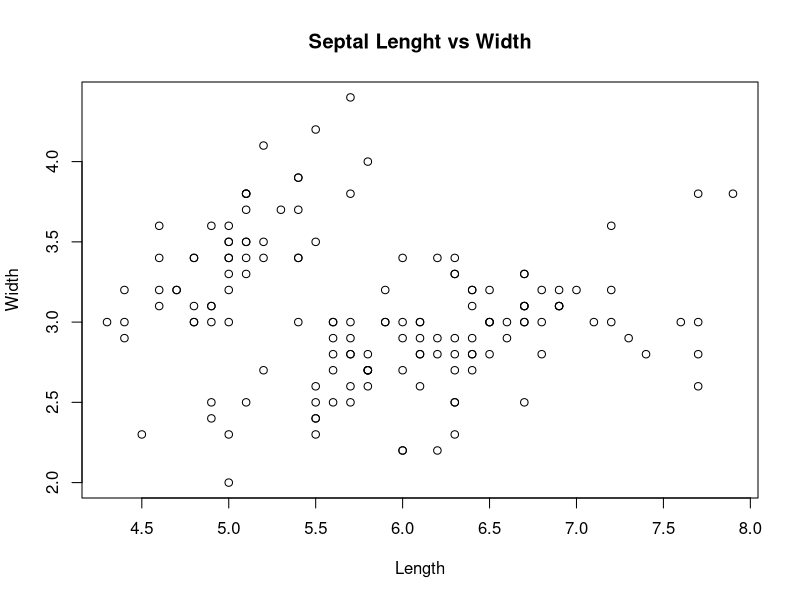
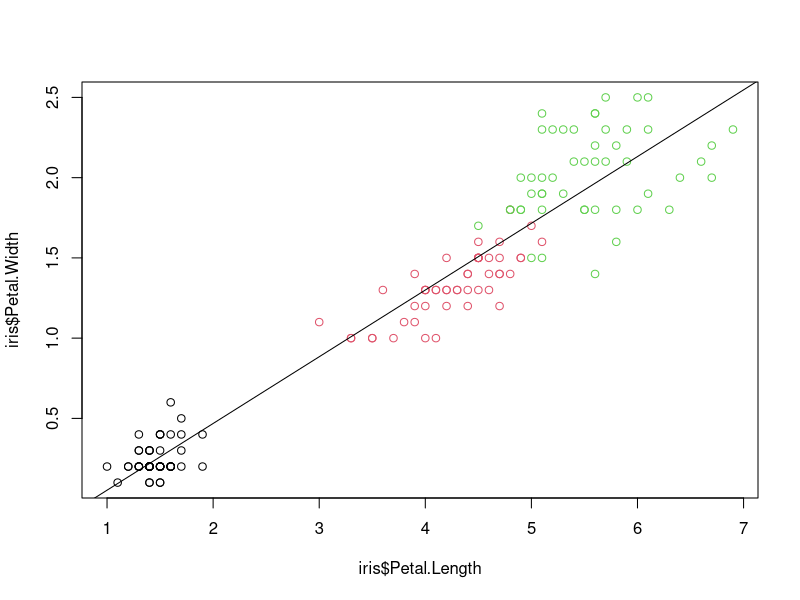
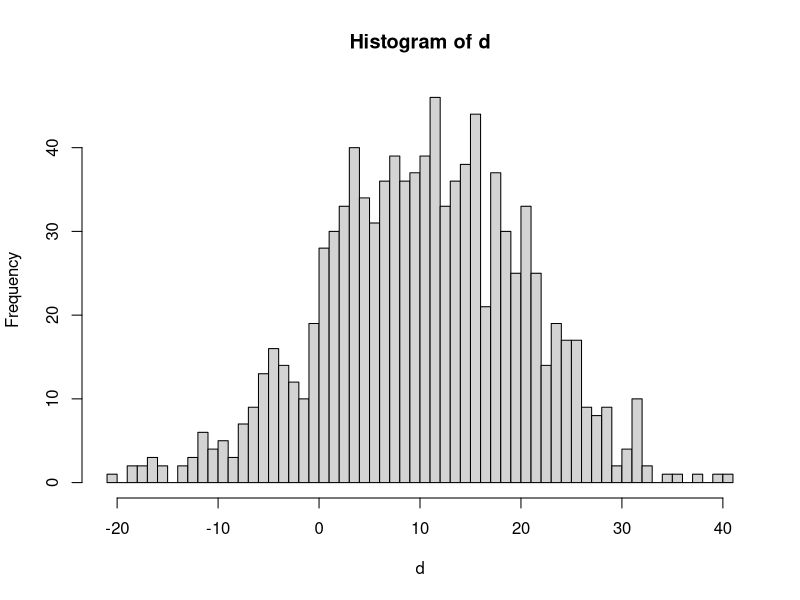
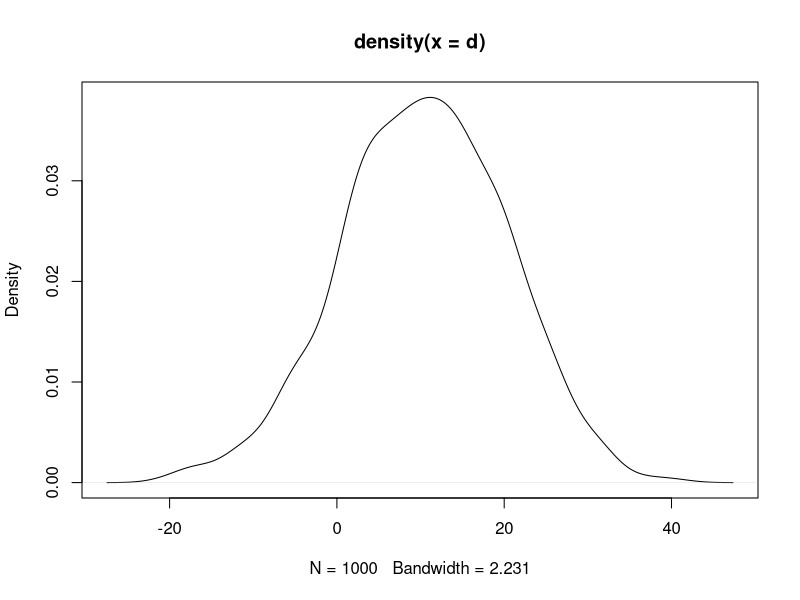
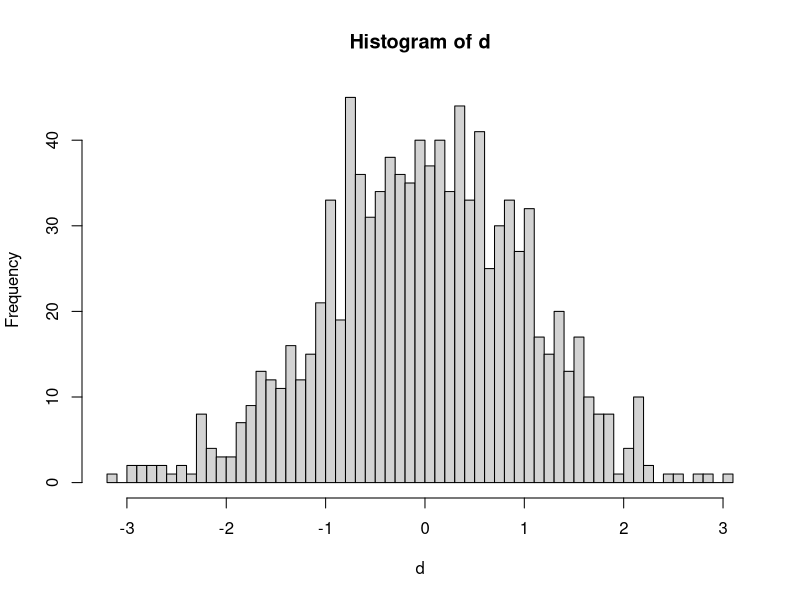
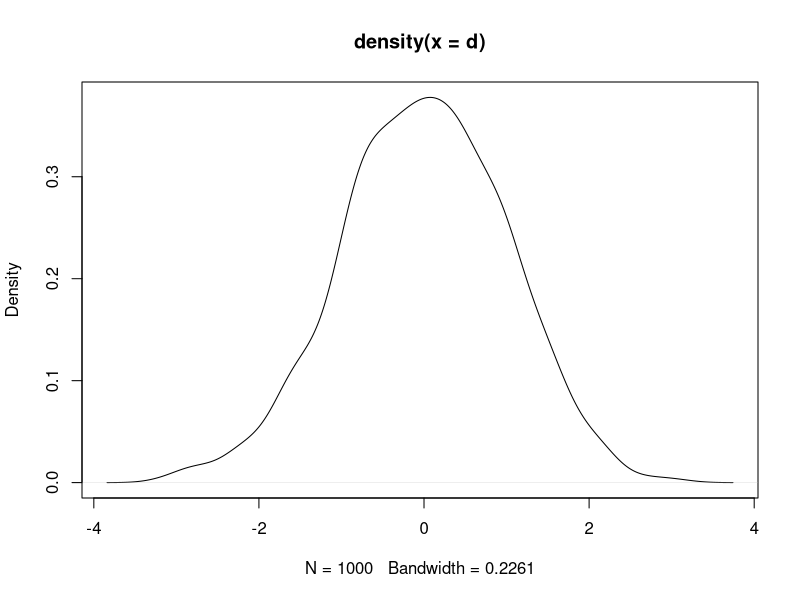
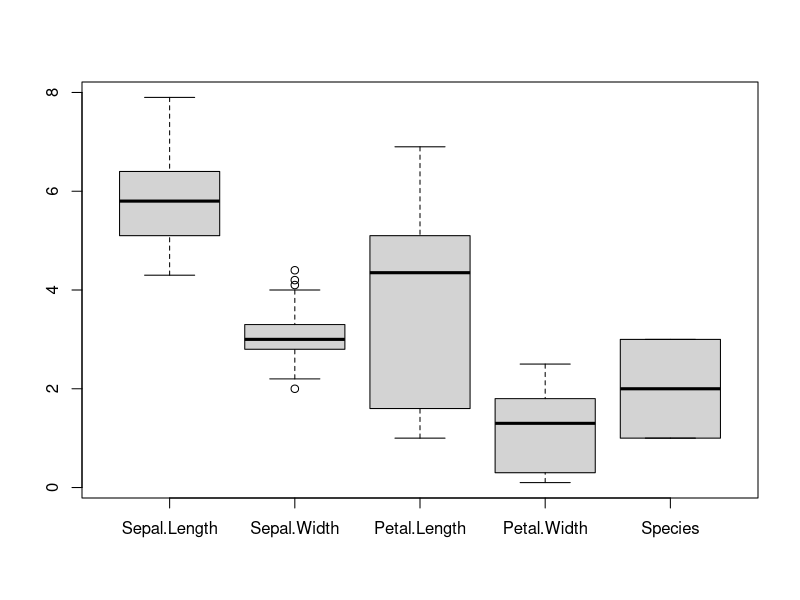
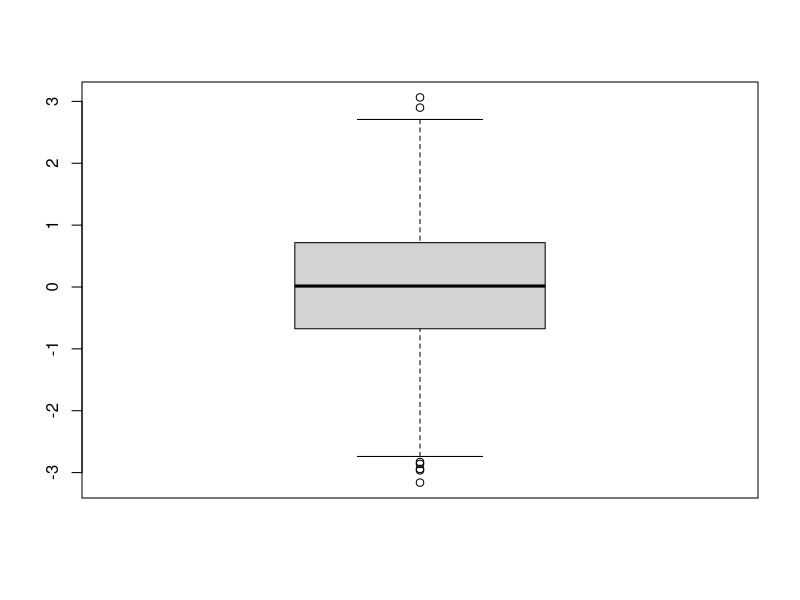

The R script that drew these images, in order:
## ---- chunk 1
knitr::opts_chunk$set(echo = TRUE)
## ---- chunk 2
data("iris")

str(iris)

plot(iris$Sepal.Length,iris$Sepal.Width, xlab = "Length", ylab = "Width", main = "Septal Lenght vs Width")

## ---- chunk 3
{
  pdf(file = "petal_chart.pdf",width = 8.5, height = 11)  
  plot(iris$Petal.Length,iris$Petal.Width, xlab = "", ylab = "", main = "", axes=F,type="n")
  points(iris$Petal.Length,iris$Petal.Width,col="red",size = iris$Sepal.Width)
  axis(1)
  axis(2)
  box()
  title(main = "Petal Length vs Width",xlab = "Width",ylab = "Length")
  legend("topleft",legend = "Something",pch=19,col = "red")
  dev.off()
}
## ---- chunk 4
{
  pdf(file = "side_by_side.pdf", width = 8.5, height = 11)
  par(mfrow = c(1, 2),pty="s")
  plot( iris$Petal.Length, iris$Petal.Width )
  plot( iris$Sepal.Length, iris$Sepal.Width )
  dev.off()
}
## ---- chunk 5

model <- lm(iris$Petal.Width ~ iris$Petal.Length)
summary(model)
{
plot(iris$Petal.Width~iris$Petal.Length,col=iris$Species)
abline(model)
}
## ---- chunk 6
split_data <- split(x = iris, f = iris$Species)
r = vector()
for(i in names(split_data)){
  m <- lm(split_data[[i]]$Petal.Width ~ split_data[[i]]$Petal.Length)
  r[i] = summary(m)$adj.r.squared
}

r

lapply(split_data, function(d){  
  m <- lm(d$Petal.Width ~ d$Petal.Length)
  summary(m)$adj.r.squared
  })

r = vector()

for(i in levels(iris$Species)){
  data = iris[iris$Species==i,]
  m <- lm(data$Petal.Width ~ data$Petal.Length)
  r[i] = summary(m)$adj.r.squared
}

## ---- chunk 7
d <- rnorm(1000,mean = 10, sd = 10)

hist(d, breaks = 50)
plot(density(d))
mean(d)
sd(d)
median(d)
## ---- chunk 8
d <- (d - mean(d))/sd(d)
hist(d, breaks = 50)
plot(density(d))
## ---- chunk 9

boxplot(iris)
boxplot(d)

## ---- chunk 10

barplot(sort(table(iris$Sepal.Length)))

barplot(table(mtcars$cyl,mtcars$gear),beside = T)

barplot(height = c("a"=3,"b"=5,"d"=7))

